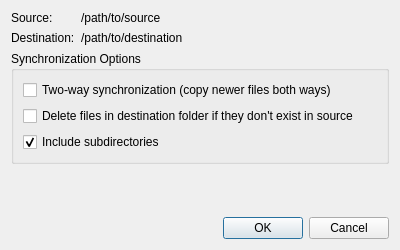
<?xml version="1.0" encoding="UTF-8"?>
<ui version="4.0">
    <class>SyncDialog</class>
    <widget class="QDialog" name="SyncDialog">
        <property name="geometry">
            <rect>
                <x>0</x>
                <y>0</y>
                <width>400</width>
                <height>250</height>
            </rect>
        </property>
        <property name="windowTitle">
            <string>Directory Synchronization</string>
        </property>
        <layout class="QVBoxLayout" name="verticalLayout">
            <item>
                <layout class="QFormLayout" name="formLayout">
                    <item row="0" column="0">
                        <widget class="QLabel" name="source_label_title">
                            <property name="text">
                                <string>Source:</string>
                            </property>
                        </widget>
                    </item>
                    <item row="0" column="1">
                        <widget class="QLabel" name="source_dir_label">
                            <property name="text">
                                <string>/path/to/source</string>
                            </property>
                        </widget>
                    </item>
                    <item row="1" column="0">
                        <widget class="QLabel" name="dest_label_title">
                            <property name="text">
                                <string>Destination:</string>
                            </property>
                        </widget>
                    </item>
                    <item row="1" column="1">
                        <widget class="QLabel" name="dest_dir_label">
                            <property name="text">
                                <string>/path/to/destination</string>
                            </property>
                        </widget>
                    </item>
                </layout>
            </item>
            <item>
                <widget class="QGroupBox" name="options_group">
                    <property name="title">
                        <string>Synchronization Options</string>
                    </property>
                    <layout class="QVBoxLayout" name="verticalLayout_2">
                        <item>
                            <widget class="QCheckBox" name="two_way_sync_checkbox">
                                <property name="text">
                                    <string>Two-way synchronization (copy newer files both ways)</string>
                                </property>
                            </widget>
                        </item>
                        <item>
                            <widget class="QCheckBox" name="delete_files_checkbox">
                                <property name="text">
                                    <string>Delete files in destination folder if they don't exist in source</string>
                                </property>
                            </widget>
                        </item>
                        <item>
                            <widget class="QCheckBox" name="include_subdirs_checkbox">
                                <property name="text">
                                    <string>Include subdirectories</string>
                                </property>
                                <property name="checked">
                                    <bool>true</bool>
                                </property>
                            </widget>
                        </item>
                    </layout>
                </widget>
            </item>
            <item>
                <spacer name="verticalSpacer">
                    <property name="orientation">
                        <enum>Qt::Vertical</enum>
                    </property>
                    <property name="sizeHint" stdset="0">
                        <size>
                            <width>20</width>
                            <height>40</height>
                        </size>
                    </property>
                </spacer>
            </item>
            <item>
                <widget class="QDialogButtonBox" name="buttonBox">
                    <property name="standardButtons">
                        <set>QDialogButtonBox::Cancel|QDialogButtonBox::Ok</set>
                    </property>
                </widget>
            </item>
        </layout>
    </widget>
    <resources/>
    <connections>
        <connection>
            <sender>buttonBox</sender>
            <signal>accepted()</signal>
            <receiver>SyncDialog</receiver>
            <slot>accept()</slot>
            <hints>
                <hint type="sourcelabel">
                    <x>248</x>
                    <y>254</y>
                </hint>
                <hint type="destinationlabel">
                    <x>157</x>
                    <y>274</y>
                </hint>
            </hints>
        </connection>
        <connection>
            <sender>buttonBox</sender>
            <signal>rejected()</signal>
            <receiver>SyncDialog</receiver>
            <slot>reject()</slot>
            <hints>
                <hint type="sourcelabel">
                    <x>316</x>
                    <y>260</y>
                </hint>
                <hint type="destinationlabel">
                    <x>286</x>
                    <y>274</y>
                </hint>
            </hints>
        </connection>
    </connections>
</ui>
